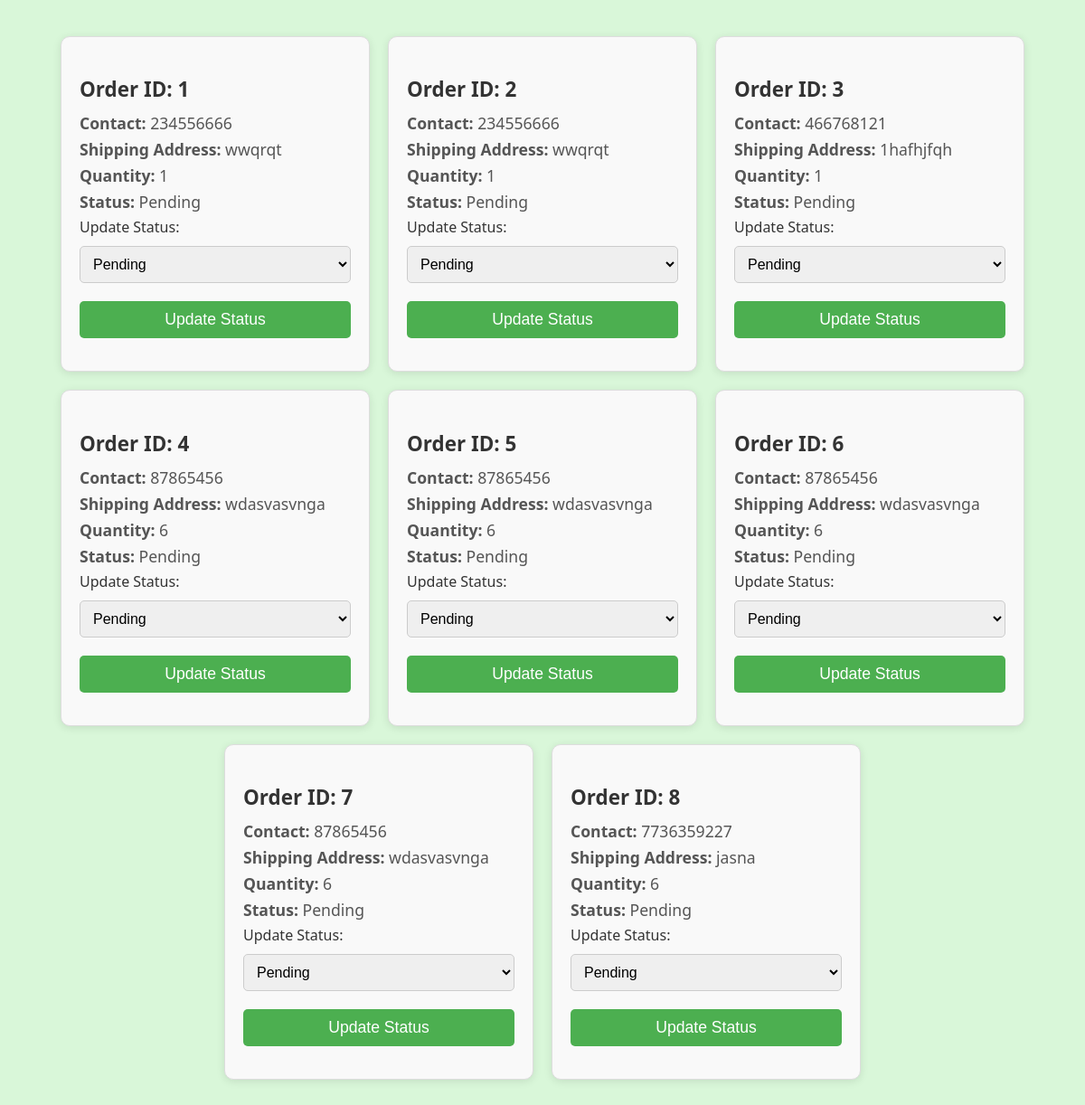
Page /StaffDashboard/view_orders.php on the earlier database version.
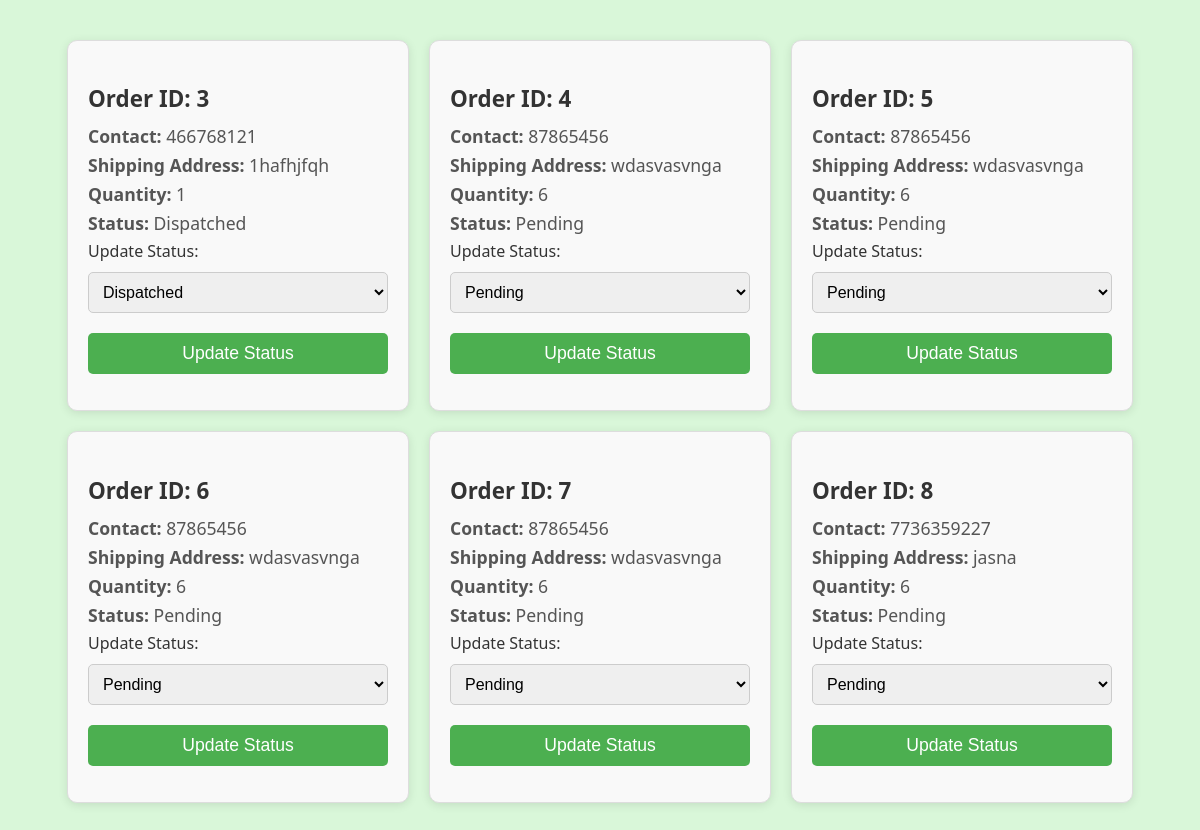
Same page on the later database version.
### tables this page shows
CREATE TABLE `orders` (
  `oid` int(11) NOT NULL,
  `id` int(11) NOT NULL,
  `quantity` int(11) NOT NULL,
  `shipping_address` varchar(255) NOT NULL,
  `contact_number` varchar(20) NOT NULL,
  `order_date` datetime DEFAULT current_timestamp(),
  `status` varchar(20) DEFAULT 'Pending'
);

### StaffDashboard/view_orders.php (the view, shortened to what this page needs)
<?php
include 'db_connection.php';
$sql = "SELECT * FROM orders";
$result = mysqli_query($conn, $sql);
if (mysqli_num_rows($result) > 0) {
    echo "<div class='orders-container'>";
    while ($row = mysqli_fetch_assoc($result)) {
        echo "<div class='order'>";
        echo "<h3>Order ID: " . $row['oid'] . "</h3>";
        echo "<p><strong>Contact:</strong> " . $row['contact_number'] . "</p>";
        echo "<p><strong>Shipping Address:</strong> " . $row['shipping_address'] . "</p>";
        echo "<p><strong>Quantity:</strong> " . $row['quantity'] . "</p>";
        echo "<p><strong>Status:</strong> " . $row['status'] . "</p>";
        echo "<form method='POST' action='update_order_status.php'>";
        echo "<label for='status'>Update Status:</label>";
        echo "<select name='status' class='status-select'>
                <option value='Pending' " . ($row['status'] == 'Pending' ? 'selected' : '') . ">Pending</option>
                <option value='Processing' " . ($row['status'] == 'Processing' ? 'selected' : '') . ">Processing</option>
                <option value='Dispatched' " . ($row['status'] == 'Dispatched' ? 'selected' : '') . ">Dispatched</option>
                <option value='Delivered' " . ($row['status'] == 'Delivered' ? 'selected' : '') . ">Delivered</option>
              </select>";
        echo "<button type='submit' class='update-btn'>Update Status</button>";
        echo "</form>";
        echo "</div>";
    }
    echo "</div>";
} else {
    echo "<p class='no-orders'>No orders found.</p>";
}
?>

Differences in the rows shown:
removed orders: oid "1", contact_number "234556666", shipping_address "wwqrqt", quantity "1", status "Pending"
removed orders: oid "2", contact_number "234556666", shipping_address "wwqrqt", quantity "1", status "Pending"
changed orders "1hafhjfqh": status "Pending" → "Dispatched"
